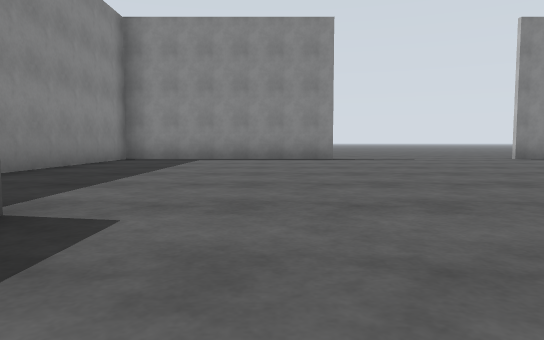
[1] (above)

17 first-person views from a walk through a robot-simulator world made for Gazebo. The camera is 0.94 m above the floor, tilts 4° down and sees 70° across. The floor is counted in squares, 2.5 m on a side. Each view is taken from the middle of a square. On the plan, view 1 faces up. The plan holds only what a view shows up to about 9 squares ahead; the rest is blank. The place goes on beyond the plan.

[2]
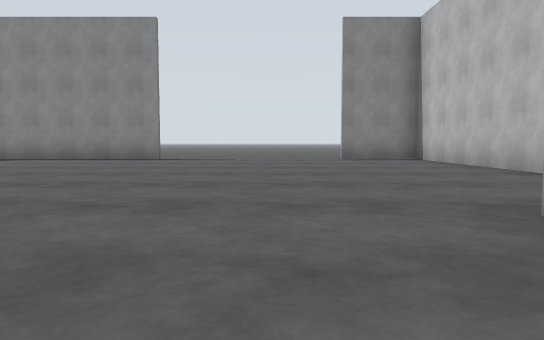

[3]
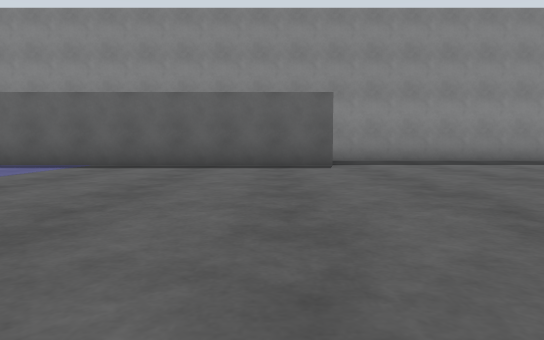

[4]
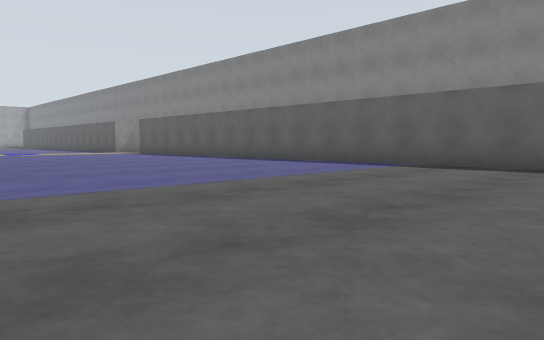

[5]
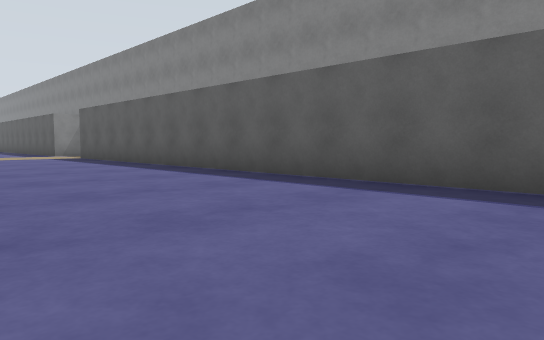

[6]
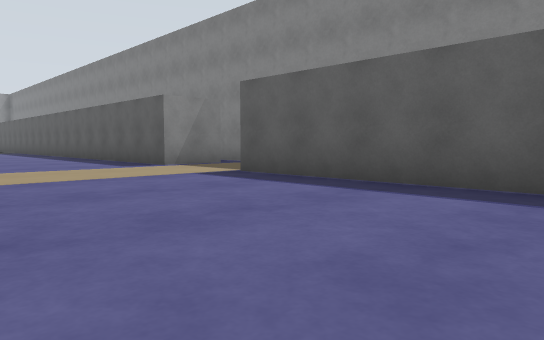

[7]
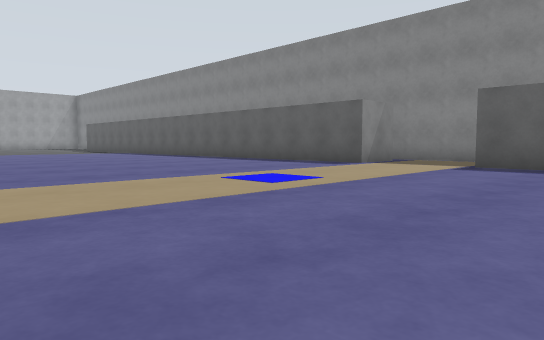

[8]
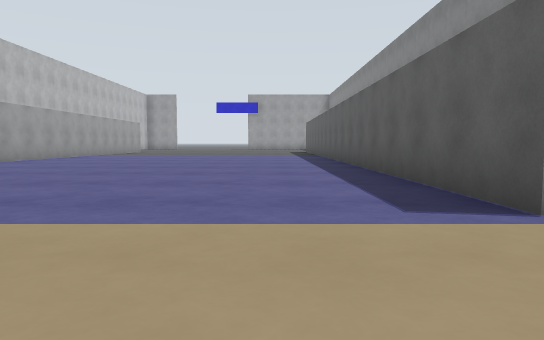

[9]
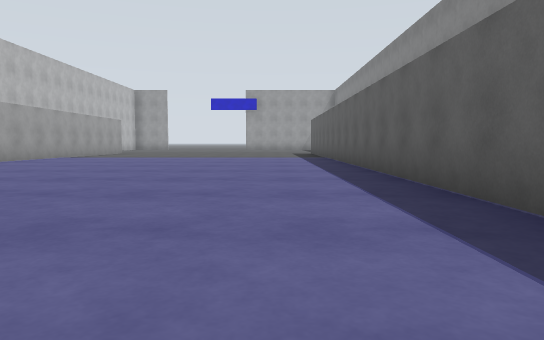

[10]
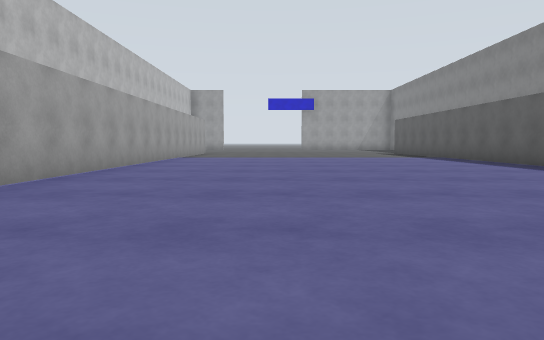

[11]
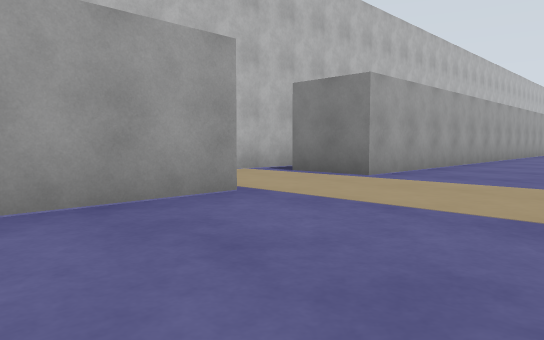

[12]
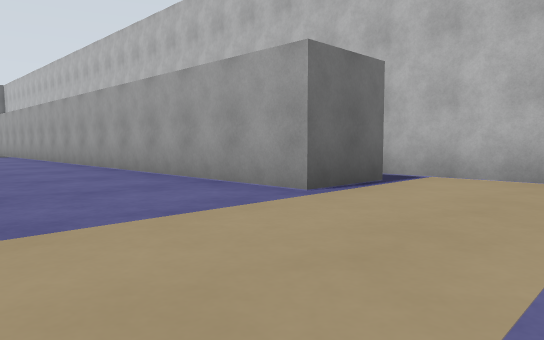

[13]
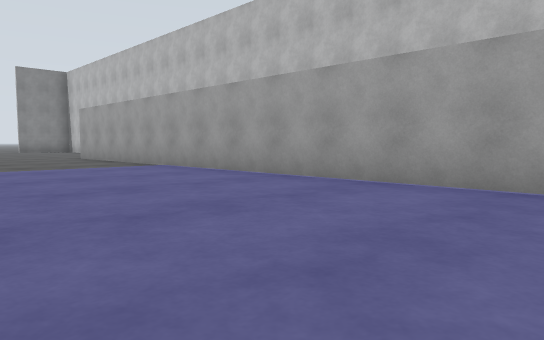

[14]
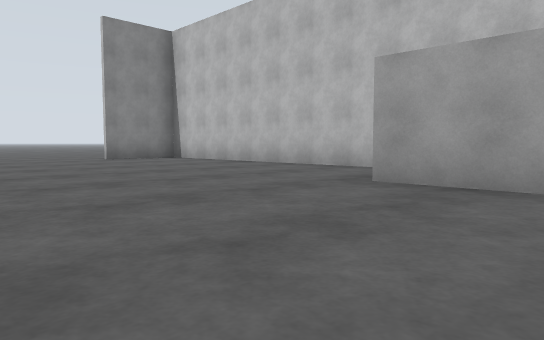

[15]
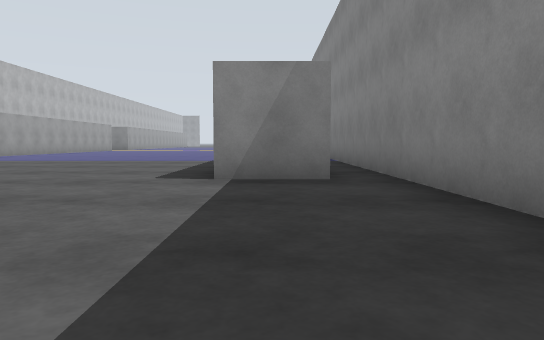

[16]
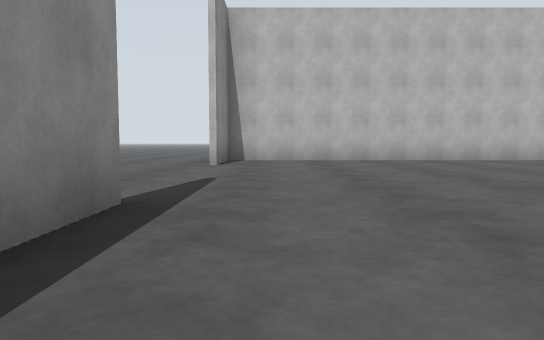

[17]
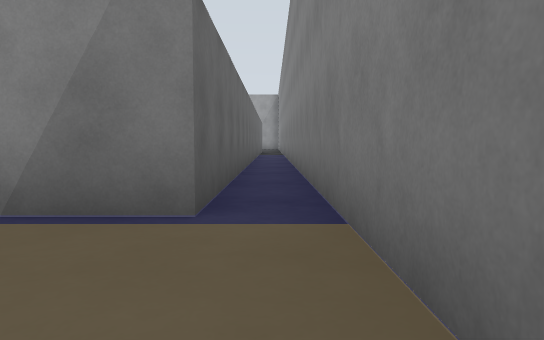

### Floor plan
Points are (right, up) in squares from view 1. A wall is a line through its corners. A room is listed if a view was taken in it or the views show most of it. See-through windows are left out.
Room 1 (views 1, 2, 3, 4, 5, 6, 7, 8, 9, 10, 11, 12, 13, 14, 15, 16, 17)
walls: (-3.4, -12.4) (-3.4, -20.8); (6.6, -12) (5.4, -12) (5.4, 2); (-2.6, 2) (-1.4, 2) (-1.4, -12); (7.3, -14.9) (7.3, -11.5); (7.3, 2.1) (7.3, 8.9) (5.5, 8.9); (-2.6, -20.9) (-2.6, -14) (-1.4, -14) (-1.4, -23.1); (1.5, 8.9) (-3.4, 8.9) (-3.4, -3); (5.4, -23.1) (5.4, -14) (6.6, -14)

Where each view was taken, in squares from view 1:
view 1: 0 up, 0 right, facing up
view 2: 0 up, 4 right, facing up
view 3: 1 up, 5 right, facing left
view 4: 1 up, 5 right, facing down-left
view 5: 2 down, 2 right, facing down-left
view 6: 8 down, 2 right, facing down-left
view 7: 10 down, 5 right, facing down-left
view 8: 12 down, 0 right, facing down
view 9: 14 down, 0 right, facing down
view 10: 14 down, 3 right, facing down
view 11: 10 down, 3 right, facing down-right
view 12: 14 down, 3 right, facing up-right
view 13: 8 down, 2 right, facing up-right
view 14: 0 up, 2 right, facing up-right
view 15: 6 up, 2 left, facing down
view 16: 8 up, 1 left, facing right
view 17: 12 down, 3 left, facing down
